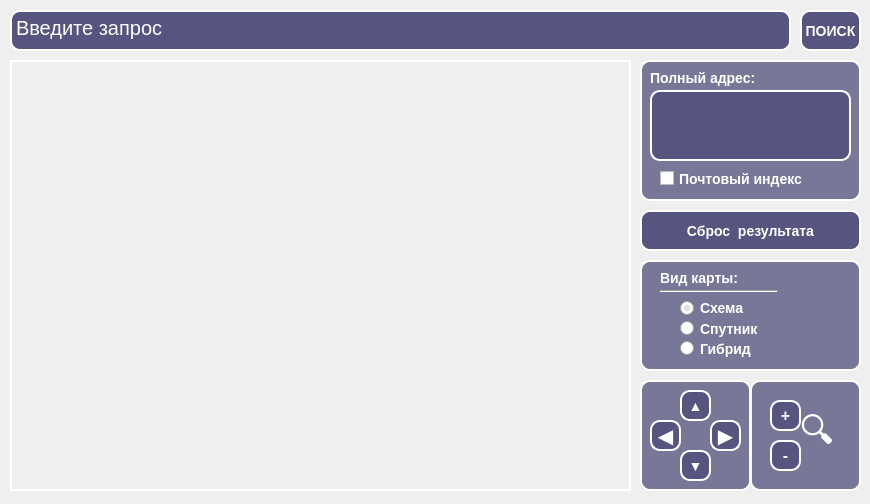
<?xml version="1.0" encoding="UTF-8"?>
<ui version="4.0">
 <class>MainWindow</class>
 <widget class="QMainWindow" name="MainWindow">
  <property name="geometry">
   <rect>
    <x>0</x>
    <y>0</y>
    <width>870</width>
    <height>504</height>
   </rect>
  </property>
  <property name="windowTitle">
   <string>MainWindow</string>
  </property>
  <property name="styleSheet">
   <string notr="true">QRadioButton {
	font-size: 14px;
	font-weight: bold;
	color: rgb(255, 255, 255);
}

QPushButton {
	font: 81 8pt &quot;Rockwell Extra Bold&quot;;
    background-color: rgb(85, 85, 127);
	border: 2px solid rgb(255, 255, 255);
	border-radius: 10px;
	font-weight: bold;
	color: rgb(255, 255, 255);
}

QPushButton:hover {
	background-color: rgb(65, 65, 100);  
}

QPushButton:pressed {
	background-color: rgb(65, 65, 100);
    border: 3px solid rgb(255, 255, 255);
}</string>
  </property>
  <widget class="QWidget" name="centralwidget">
   <widget class="QLabel" name="map">
    <property name="geometry">
     <rect>
      <x>10</x>
      <y>60</y>
      <width>621</width>
      <height>431</height>
     </rect>
    </property>
    <property name="styleSheet">
     <string notr="true">border: 2px solid rgb(255, 255, 255);</string>
    </property>
    <property name="text">
     <string/>
    </property>
   </widget>
   <widget class="QPushButton" name="buttonClearResults">
    <property name="geometry">
     <rect>
      <x>640</x>
      <y>210</y>
      <width>221</width>
      <height>41</height>
     </rect>
    </property>
    <property name="styleSheet">
     <string notr="true">font-size: 14px;</string>
    </property>
    <property name="text">
     <string>Сброс  результата</string>
    </property>
   </widget>
   <widget class="QPushButton" name="buttonSearch">
    <property name="geometry">
     <rect>
      <x>800</x>
      <y>10</y>
      <width>61</width>
      <height>41</height>
     </rect>
    </property>
    <property name="autoFillBackground">
     <bool>false</bool>
    </property>
    <property name="styleSheet">
     <string notr="true">font-size: 14px;
</string>
    </property>
    <property name="text">
     <string>ПОИСК</string>
    </property>
   </widget>
   <widget class="QPlainTextEdit" name="fieldSearch">
    <property name="geometry">
     <rect>
      <x>10</x>
      <y>10</y>
      <width>781</width>
      <height>41</height>
     </rect>
    </property>
    <property name="styleSheet">
     <string notr="true">background-color: rgb(85, 85, 127);
border: 2px solid rgb(255, 255, 255);
border-radius: 10px;
font-size: 20px;
color: rgb(255, 255, 255);
</string>
    </property>
    <property name="plainText">
     <string>Введите запрос</string>
    </property>
   </widget>
   <widget class="QLabel" name="labelAdress">
    <property name="geometry">
     <rect>
      <x>640</x>
      <y>60</y>
      <width>221</width>
      <height>141</height>
     </rect>
    </property>
    <property name="styleSheet">
     <string notr="true">background-color: rgb(85, 85, 127, 200);
border: 2px solid rgb(255, 255, 255);
border-radius: 10px;</string>
    </property>
    <property name="text">
     <string/>
    </property>
   </widget>
   <widget class="QLabel" name="labelMapType">
    <property name="geometry">
     <rect>
      <x>640</x>
      <y>260</y>
      <width>221</width>
      <height>111</height>
     </rect>
    </property>
    <property name="styleSheet">
     <string notr="true">background-color: rgb(85, 85, 127, 200);
border: 2px solid rgb(255, 255, 255);
border-radius: 10px;</string>
    </property>
    <property name="text">
     <string/>
    </property>
   </widget>
   <widget class="QLabel" name="textMapType">
    <property name="geometry">
     <rect>
      <x>660</x>
      <y>270</y>
      <width>151</width>
      <height>16</height>
     </rect>
    </property>
    <property name="styleSheet">
     <string notr="true">font-size: 14px;
font-weight: bold;
color: rgb(255, 255, 255);</string>
    </property>
    <property name="text">
     <string>Вид карты:</string>
    </property>
   </widget>
   <widget class="QRadioButton" name="radioButtonSatellite">
    <property name="geometry">
     <rect>
      <x>680</x>
      <y>320</y>
      <width>82</width>
      <height>17</height>
     </rect>
    </property>
    <property name="mouseTracking">
     <bool>true</bool>
    </property>
    <property name="styleSheet">
     <string notr="true"/>
    </property>
    <property name="text">
     <string>Спутник</string>
    </property>
    <property name="shortcut">
     <string/>
    </property>
    <attribute name="buttonGroup">
     <string notr="true">mapTypeGroup</string>
    </attribute>
   </widget>
   <widget class="QRadioButton" name="radioButtonHybrid">
    <property name="geometry">
     <rect>
      <x>680</x>
      <y>340</y>
      <width>82</width>
      <height>17</height>
     </rect>
    </property>
    <property name="mouseTracking">
     <bool>true</bool>
    </property>
    <property name="styleSheet">
     <string notr="true"/>
    </property>
    <property name="text">
     <string>Гибрид</string>
    </property>
    <property name="shortcut">
     <string/>
    </property>
    <attribute name="buttonGroup">
     <string notr="true">mapTypeGroup</string>
    </attribute>
   </widget>
   <widget class="QRadioButton" name="radioButtonScheme">
    <property name="geometry">
     <rect>
      <x>680</x>
      <y>300</y>
      <width>82</width>
      <height>16</height>
     </rect>
    </property>
    <property name="mouseTracking">
     <bool>true</bool>
    </property>
    <property name="styleSheet">
     <string notr="true"/>
    </property>
    <property name="text">
     <string>Схема</string>
    </property>
    <property name="shortcut">
     <string/>
    </property>
    <property name="checked">
     <bool>true</bool>
    </property>
    <attribute name="buttonGroup">
     <string notr="true">mapTypeGroup</string>
    </attribute>
   </widget>
   <widget class="Line" name="lineHorizontal">
    <property name="geometry">
     <rect>
      <x>660</x>
      <y>290</y>
      <width>118</width>
      <height>3</height>
     </rect>
    </property>
    <property name="orientation">
     <enum>Qt::Horizontal</enum>
    </property>
   </widget>
   <widget class="QCheckBox" name="checkboxIndex">
    <property name="geometry">
     <rect>
      <x>660</x>
      <y>170</y>
      <width>161</width>
      <height>17</height>
     </rect>
    </property>
    <property name="styleSheet">
     <string notr="true">font-size: 14px;
font-weight: bold;
color: rgb(255, 255, 255);</string>
    </property>
    <property name="text">
     <string>Почтовый индекс</string>
    </property>
   </widget>
   <widget class="QLabel" name="textFullAdress">
    <property name="geometry">
     <rect>
      <x>650</x>
      <y>70</y>
      <width>131</width>
      <height>16</height>
     </rect>
    </property>
    <property name="styleSheet">
     <string notr="true">font-size: 14px;
font-weight: bold;
color: rgb(255, 255, 255);</string>
    </property>
    <property name="text">
     <string>Полный адрес:</string>
    </property>
   </widget>
   <widget class="QPlainTextEdit" name="fieldAdressShow">
    <property name="geometry">
     <rect>
      <x>650</x>
      <y>90</y>
      <width>201</width>
      <height>71</height>
     </rect>
    </property>
    <property name="styleSheet">
     <string notr="true">background-color: rgb(85, 85, 127);
border: 2px solid rgb(255, 255, 255);
border-radius: 10px;
font-size: 14px;
font-weight: bold;
color: rgb(255, 255, 255);</string>
    </property>
   </widget>
   <widget class="QLabel" name="labelMapButtons">
    <property name="geometry">
     <rect>
      <x>640</x>
      <y>380</y>
      <width>111</width>
      <height>111</height>
     </rect>
    </property>
    <property name="styleSheet">
     <string notr="true">background-color: rgb(85, 85, 127, 200);
border: 2px solid rgb(255, 255, 255);
border-radius: 10px;</string>
    </property>
    <property name="text">
     <string/>
    </property>
   </widget>
   <widget class="QPushButton" name="buttonLeftArrow">
    <property name="geometry">
     <rect>
      <x>650</x>
      <y>420</y>
      <width>31</width>
      <height>31</height>
     </rect>
    </property>
    <property name="styleSheet">
     <string notr="true">font-size: 20px;</string>
    </property>
    <property name="text">
     <string>◀</string>
    </property>
   </widget>
   <widget class="QPushButton" name="buttonTopArrow">
    <property name="geometry">
     <rect>
      <x>680</x>
      <y>390</y>
      <width>31</width>
      <height>31</height>
     </rect>
    </property>
    <property name="styleSheet">
     <string notr="true">font-size: 14px;</string>
    </property>
    <property name="text">
     <string>▲</string>
    </property>
   </widget>
   <widget class="QPushButton" name="buttonBottomArrow">
    <property name="geometry">
     <rect>
      <x>680</x>
      <y>450</y>
      <width>31</width>
      <height>31</height>
     </rect>
    </property>
    <property name="styleSheet">
     <string notr="true">font-size: 14px;</string>
    </property>
    <property name="text">
     <string>▼</string>
    </property>
   </widget>
   <widget class="QPushButton" name="buttonRightArrow">
    <property name="geometry">
     <rect>
      <x>710</x>
      <y>420</y>
      <width>31</width>
      <height>31</height>
     </rect>
    </property>
    <property name="styleSheet">
     <string notr="true">font-size: 20px;</string>
    </property>
    <property name="text">
     <string>▶</string>
    </property>
   </widget>
   <widget class="QPushButton" name="buttonPlus">
    <property name="geometry">
     <rect>
      <x>770</x>
      <y>400</y>
      <width>31</width>
      <height>31</height>
     </rect>
    </property>
    <property name="styleSheet">
     <string notr="true">font-size: 16px;</string>
    </property>
    <property name="text">
     <string>+</string>
    </property>
   </widget>
   <widget class="QPushButton" name="buttonMinus">
    <property name="geometry">
     <rect>
      <x>770</x>
      <y>440</y>
      <width>31</width>
      <height>31</height>
     </rect>
    </property>
    <property name="styleSheet">
     <string notr="true">font-size: 16px;</string>
    </property>
    <property name="text">
     <string>-</string>
    </property>
   </widget>
   <widget class="QLabel" name="MagnifyingGlass">
    <property name="geometry">
     <rect>
      <x>800</x>
      <y>400</y>
      <width>41</width>
      <height>71</height>
     </rect>
    </property>
    <property name="styleSheet">
     <string notr="true">font-size: 35px;
color: rgb(255, 255, 255);</string>
    </property>
    <property name="text">
     <string>🔍︎</string>
    </property>
   </widget>
   <widget class="QLabel" name="labelMapButtons_2">
    <property name="geometry">
     <rect>
      <x>750</x>
      <y>380</y>
      <width>111</width>
      <height>111</height>
     </rect>
    </property>
    <property name="styleSheet">
     <string notr="true">background-color: rgb(85, 85, 127, 200);
border: 2px solid rgb(255, 255, 255);
border-radius: 10px;</string>
    </property>
    <property name="text">
     <string/>
    </property>
   </widget>
   <zorder>labelMapButtons_2</zorder>
   <zorder>map</zorder>
   <zorder>buttonClearResults</zorder>
   <zorder>buttonSearch</zorder>
   <zorder>fieldSearch</zorder>
   <zorder>labelAdress</zorder>
   <zorder>labelMapType</zorder>
   <zorder>textMapType</zorder>
   <zorder>radioButtonSatellite</zorder>
   <zorder>radioButtonHybrid</zorder>
   <zorder>radioButtonScheme</zorder>
   <zorder>lineHorizontal</zorder>
   <zorder>checkboxIndex</zorder>
   <zorder>textFullAdress</zorder>
   <zorder>fieldAdressShow</zorder>
   <zorder>labelMapButtons</zorder>
   <zorder>buttonLeftArrow</zorder>
   <zorder>buttonTopArrow</zorder>
   <zorder>buttonBottomArrow</zorder>
   <zorder>buttonRightArrow</zorder>
   <zorder>buttonPlus</zorder>
   <zorder>buttonMinus</zorder>
   <zorder>MagnifyingGlass</zorder>
  </widget>
 </widget>
 <resources/>
 <connections/>
 <buttongroups>
  <buttongroup name="mapTypeGroup"/>
 </buttongroups>
</ui>
